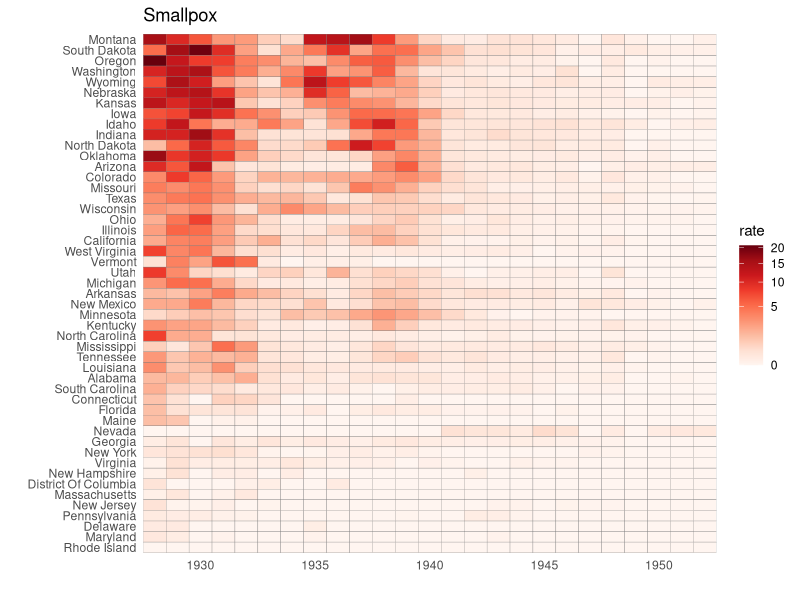
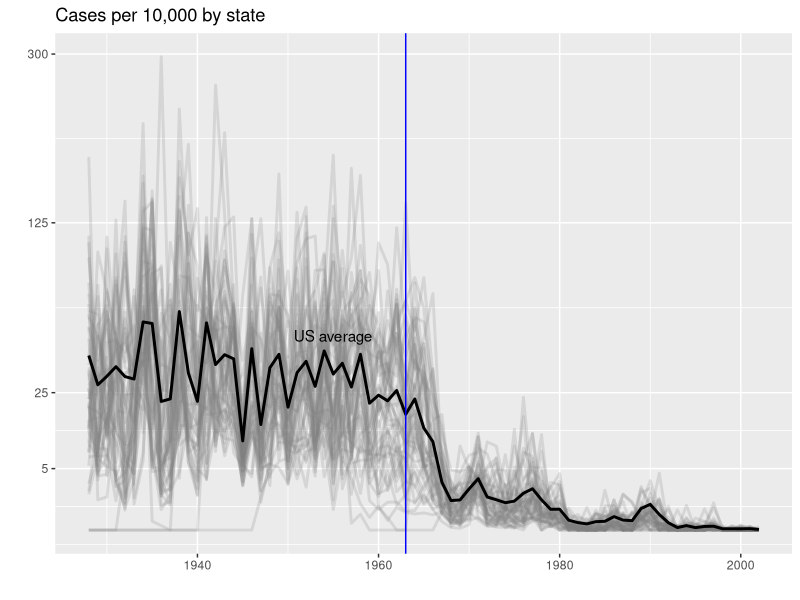
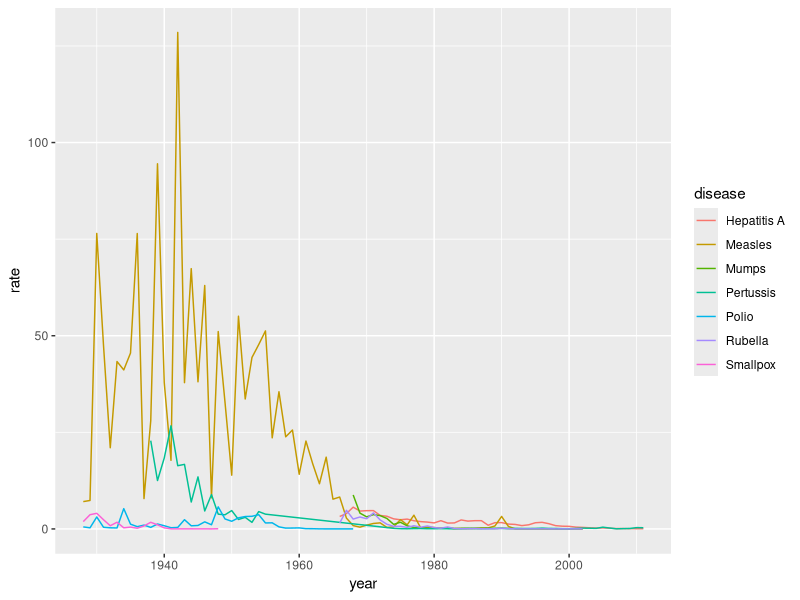
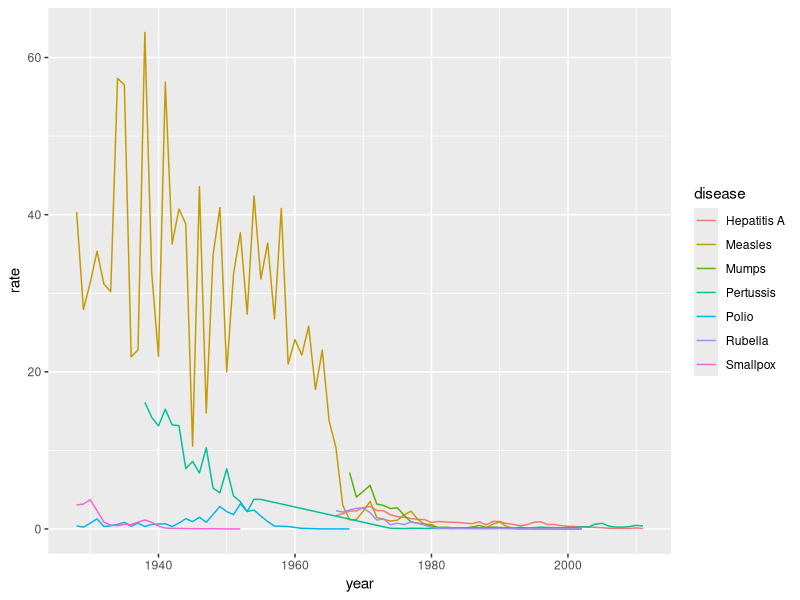

The R script that drew these images, in order:
library(dplyr)
library(ggplot2)
library(RColorBrewer)
library(dslabs)
data(us_contagious_diseases)

# print tile graph
library(dplyr)
library(ggplot2)
library(RColorBrewer)
library(dslabs)
data(us_contagious_diseases)

the_disease = "Smallpox"
dat <- us_contagious_diseases %>% 
  filter(!state%in%c("Hawaii","Alaska") & disease == the_disease ) %>% 
  mutate(rate = count / population * 10000) %>% 
  mutate(state = reorder(state, rate))

dat %>% ggplot(aes(year, state, fill = rate)) + 
  geom_tile(color = "grey50") + 
  scale_x_continuous(expand=c(0,0)) + 
  scale_fill_gradientn(colors = brewer.pal(9, "Reds"), trans = "sqrt") + 
  theme_minimal() + 
  theme(panel.grid = element_blank()) + 
  ggtitle(the_disease) + 
  ylab("") + 
  xlab("")




#Time series graph
the_disease = "Measles"
dat <- us_contagious_diseases %>%
  filter(!state%in%c("Hawaii","Alaska") & disease == the_disease) %>%
  mutate(rate = count / population * 10000) %>%
  mutate(state = reorder(state, rate))

avg <- us_contagious_diseases %>%
  filter(disease==the_disease) %>% group_by(year) %>%
  summarize(us_rate = sum(count, na.rm=TRUE)/sum(population, na.rm=TRUE)*10000)

dat %>% ggplot() +
  geom_line(aes(year, rate, group = state),  color = "grey50", 
            show.legend = FALSE, alpha = 0.2, size = 1) +
  geom_line(mapping = aes(year, us_rate),  data = avg, size = 1, color = "black") +
  scale_y_continuous(trans = "sqrt", breaks = c(5,25,125,300)) + 
  ggtitle("Cases per 10,000 by state") + 
  xlab("") + 
  ylab("") +
  geom_text(data = data.frame(x=1955, y=50), mapping = aes(x, y, label="US average"), color="black") + 
  geom_vline(xintercept=1963, col = "blue")


#Line plot for a state for all diseases
us_contagious_diseases %>% filter(state=="California" & weeks_reporting>=10) %>% 
  group_by(year, disease) %>%
  summarize(rate = sum(count)/sum(population)*10000) %>%
  ggplot(aes(year, rate, color=disease)) + 
  geom_line()

# time series plot for the rates of all diseases in the United States. 
us_contagious_diseases %>% filter(!is.na(population)) %>% 
  group_by(year, disease) %>%
  summarize(rate = sum(count)/sum(population)*10000) %>%
  ggplot(aes(year, rate, color=disease)) + 
  geom_line()
